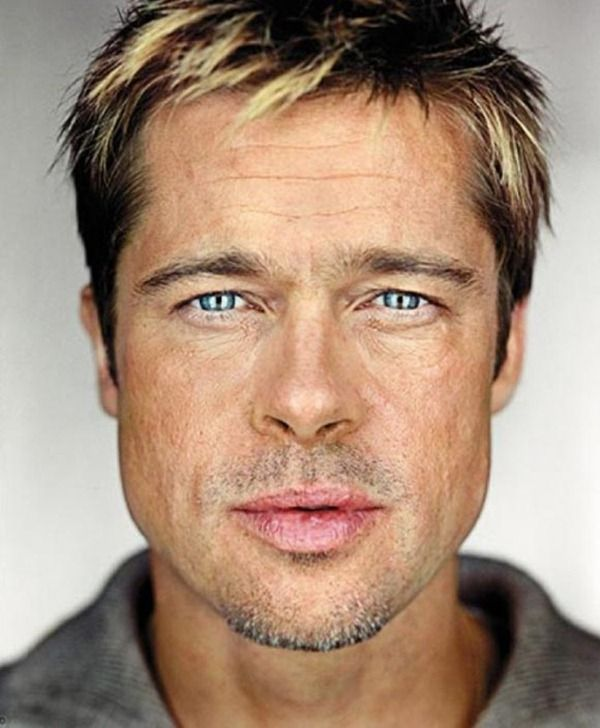
#> input picture data/brad.jpg, 600 x 728 px
$ python -i local_contrast_transfer.py   (imports and definitions only)
#> lines starting #> are read from the running program, lines starting #| are printed output that depends on the picture; after the words box and inside, x2 and y2 are one past the last pixel; in counts of white or black regions, pixels touching at a corner belong together
#> further down, picture is the input picture: shape (728, 600, 3); mean B, G, R 121.6, 141, 167
import numpy
import cv2
from typing import List, Tuple

# [123 lines left out: functions __create_laplacian_stacks, __compute_local_energy, __compute_robust_gain, __transfer_style, __reconstruct_image, __apply_color_transfer, not called in this run]

def __extend_morphed_colors(
    morphed_img: cv2.typing.MatLike
) -> cv2.typing.MatLike:

    lab_morph = cv2.cvtColor(morphed_img, cv2.COLOR_BGR2LAB)
#> lab_morph: shape (728, 600, 3); mean of channels 0, 1, 2 152.2, 135.4, 142.2
    a = lab_morph[:,:,1].astype(float)
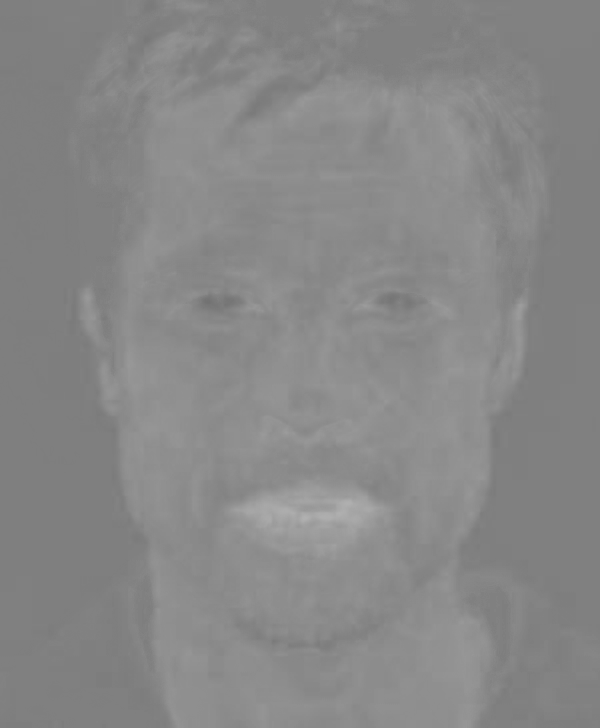
#> a: shape (728, 600) float64; min 114, max 177, mean 135.4
    b = lab_morph[:,:,2].astype(float)

    saturation_dist = numpy.sqrt((a - 128.0)**2 + (b - 128.0)**2)
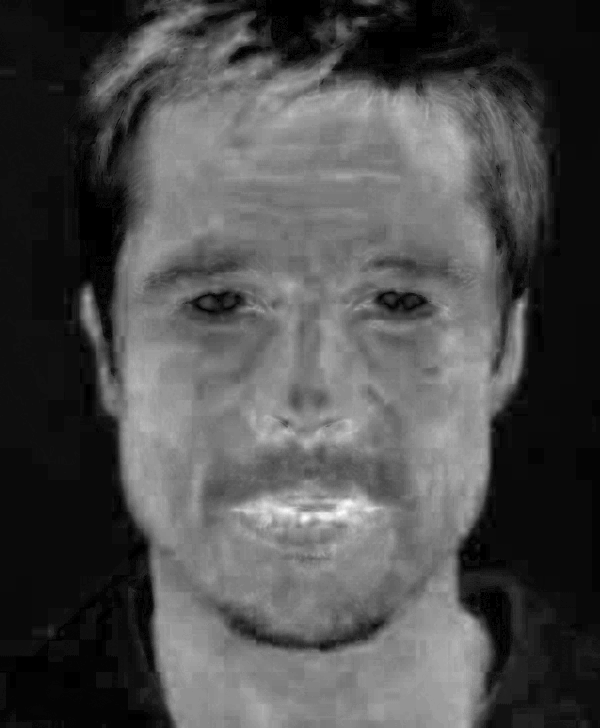
#> saturation_dist: shape (728, 600) float64; min 0, max 54.59, mean 16.6; drawn with min black and max white

    gray_mask = (saturation_dist < 13).astype(numpy.uint8) * 255
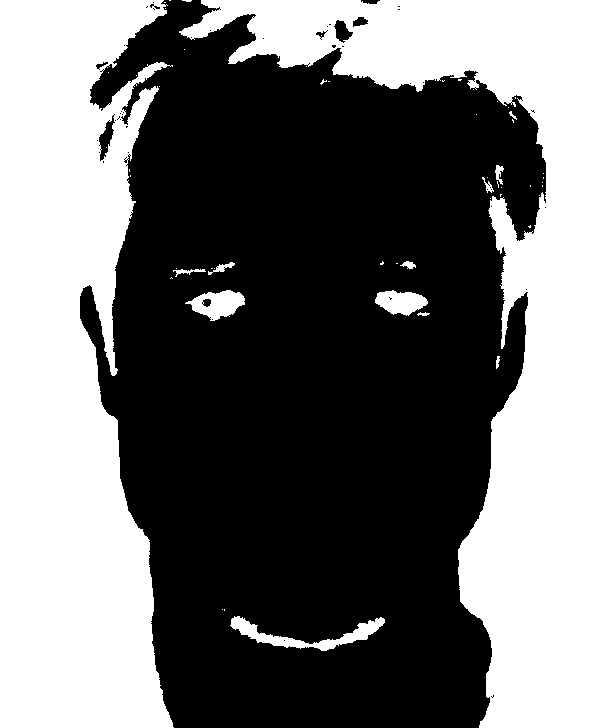
#> gray_mask: shape (728, 600); 43.7% white; 57 white regions (44 under 20 px), largest, box (x1, y1, x2, y2) and area: (0, 0, 174, 728) 94692, (179, 0, 600, 728) 92058, (230, 616, 385, 651) 1579

    gray_mask = cv2.dilate(gray_mask, None, iterations=2)
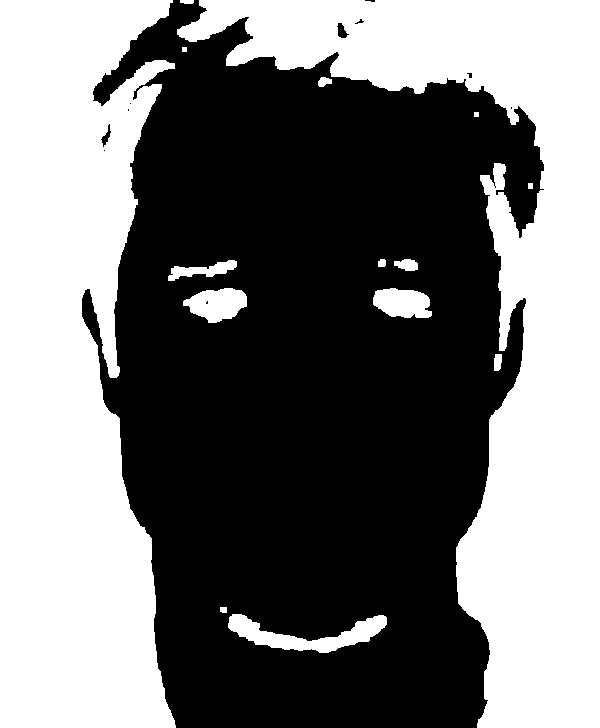
#> gray_mask: shape (728, 600); 46.4% white; 15 white regions, largest, box (x1, y1, x2, y2) and area: (0, 0, 176, 728) 98365, (177, 0, 600, 728) 97352, (228, 614, 387, 653) 2527

    extended_colors = cv2.inpaint(morphed_img, gray_mask, 5, cv2.INPAINT_TELEA)
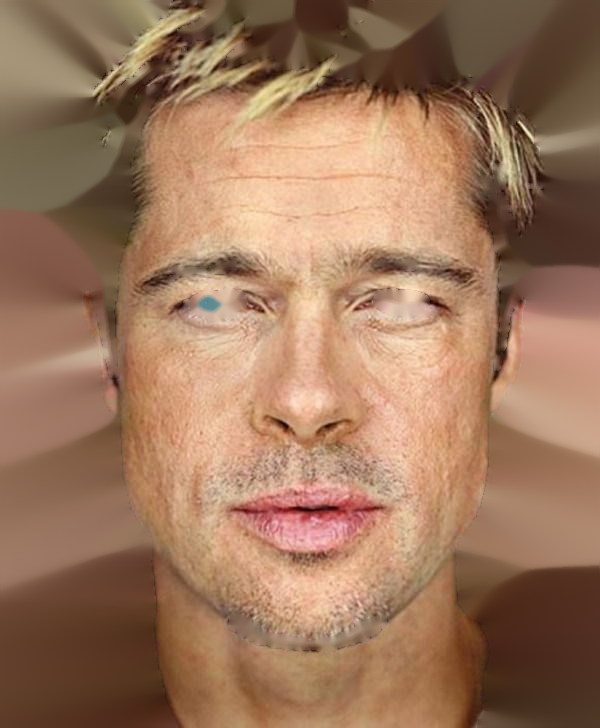
#> extended_colors: shape (728, 600, 3); mean B, G, R 92.4, 119.1, 157.6

    return extended_colors


# [57 lines left out: function apply_local_contrast_and_blend, not called in this run]

>>> import cv2
>>> picture = cv2.imread('data/brad.jpg')
>>> result = __extend_morphed_colors(picture)

$ run again, on data/carol3.JPG
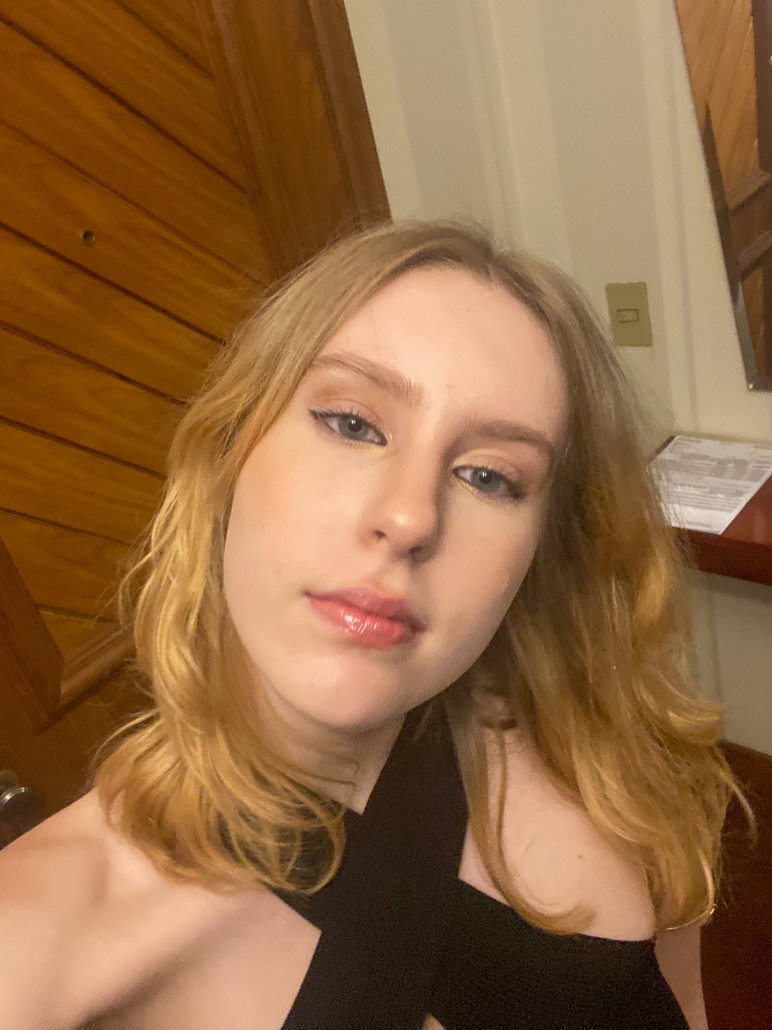
#> input picture data/carol3.JPG, 2316 x 3088 px (shown at 1/3 size)
#> picture is the input picture: shape (3088, 2316, 3); mean B, G, R 66.2, 104.6, 146.2
#> lab_morph: shape (3088, 2316, 3); mean of channels 0, 1, 2 120.1, 140.8, 155.5
#> in __extend_morphed_colors, `gray_mask = (saturation_dist < 13).astype(numpy.uint8) * 255`:
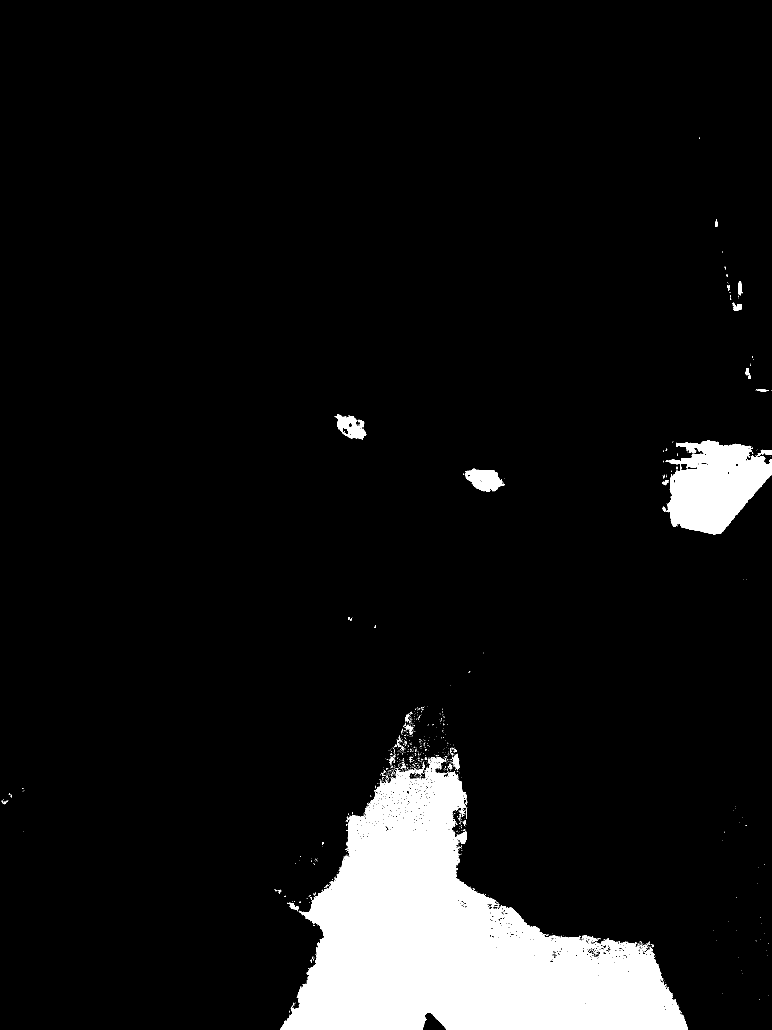
#> gray_mask: shape (3088, 2316) (shown at 1/3 size); 7.5% white; 1220 white regions (1166 under 20 px), largest, box (x1, y1, x2, y2) and area: (842, 2271, 2064, 3088) 464682, (1996, 1320, 2316, 1603) 58461, (1394, 1406, 1513, 1476) 5123
#> in __extend_morphed_colors, `extended_colors = cv2.inpaint(morphed_img, gray_mask, 5, cv2.INPAINT_T..`:
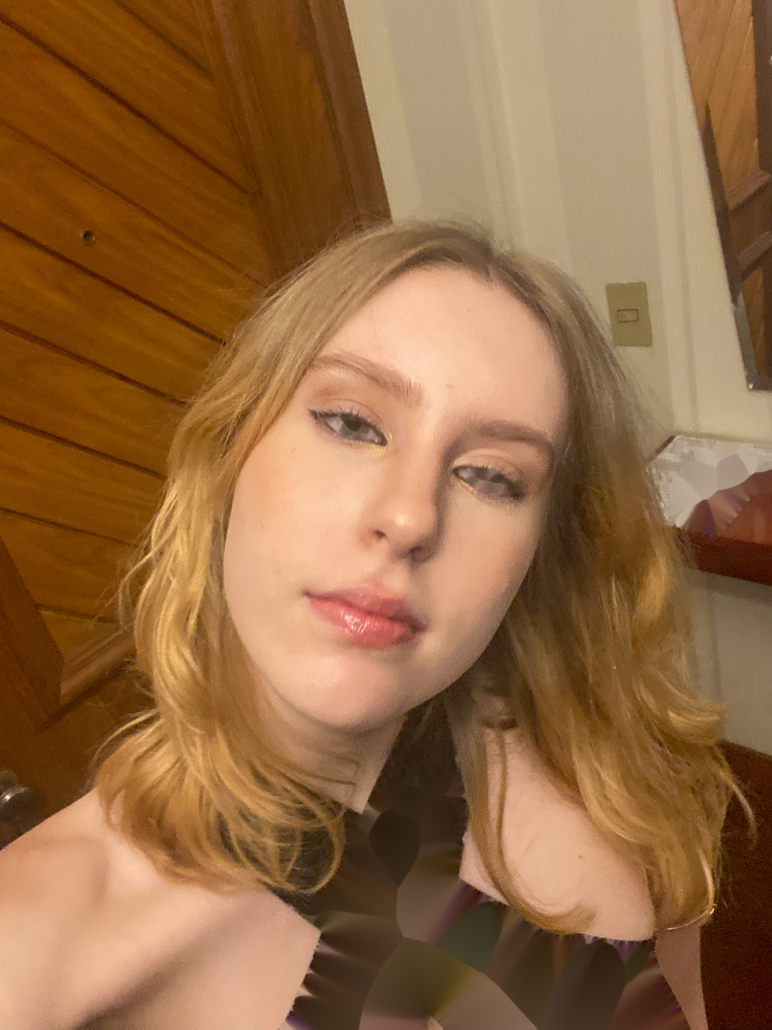
#> extended_colors: shape (3088, 2316, 3) (shown at 1/3 size); mean B, G, R 67.1, 106.2, 148.5

$ run again, on data/example.jpg
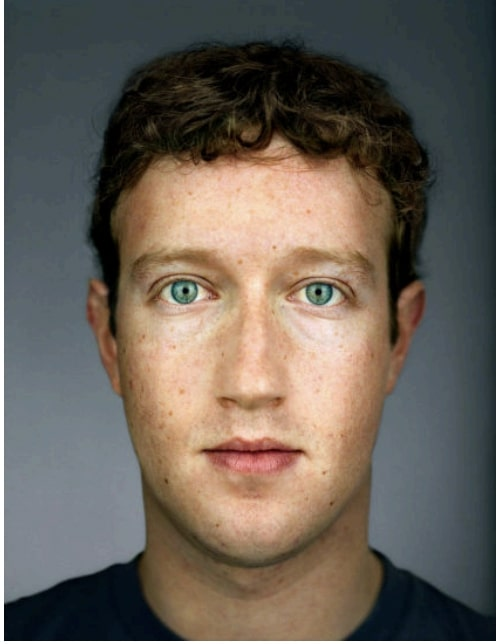
#> input picture data/example.jpg, 498 x 644 px
#> picture is the input picture: shape (644, 498, 3); mean B, G, R 88.7, 98, 106.8
#> lab_morph: shape (644, 498, 3); mean of channels 0, 1, 2 105, 130.3, 134.3
#> in __extend_morphed_colors, `gray_mask = (saturation_dist < 13).astype(numpy.uint8) * 255`:
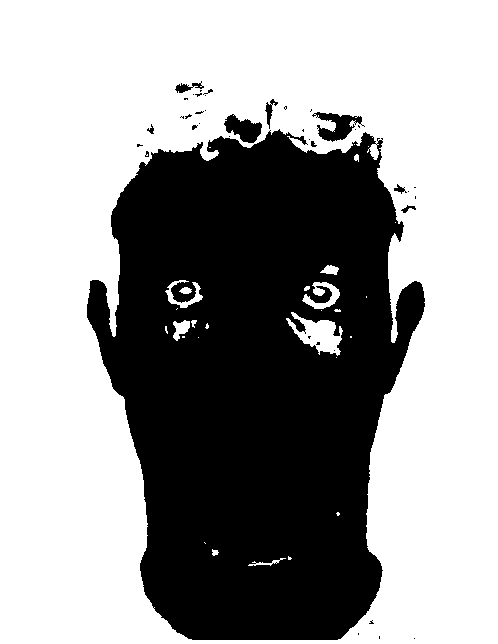
#> gray_mask: shape (644, 498); 60.9% white; 40 black regions (31 under 20 px), largest, box (x1, y1, x2, y2) and area: (87, 129, 425, 640) 123417, (312, 112, 365, 142) 739, (224, 114, 262, 143) 637
#> in __extend_morphed_colors, `extended_colors = cv2.inpaint(morphed_img, gray_mask, 5, cv2.INPAINT_T..`:
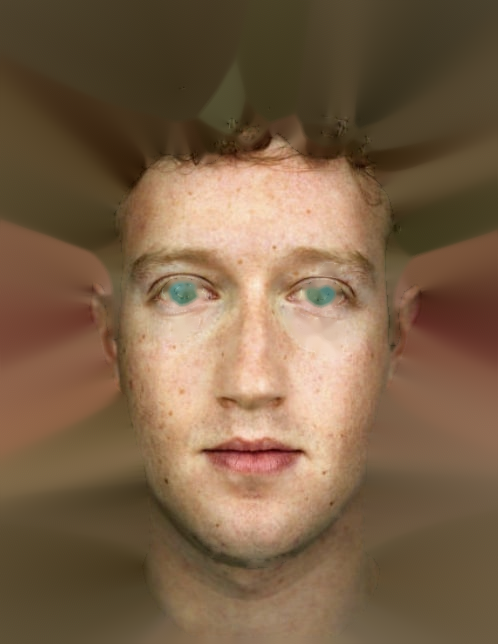
#> extended_colors: shape (644, 498, 3); mean B, G, R 71.3, 97.4, 123.2

$ run again, on data/input.jpg
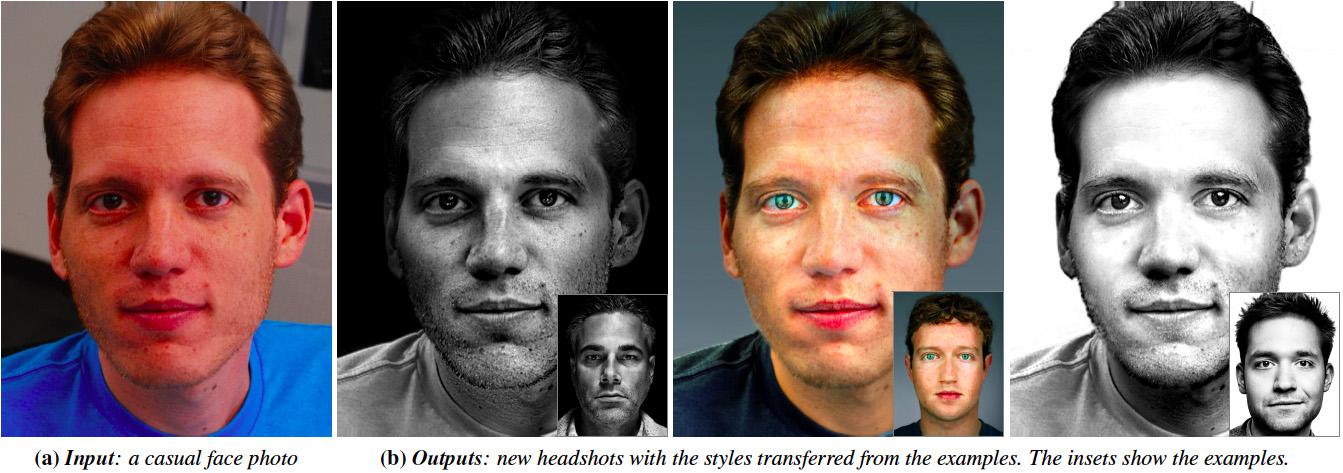
#> input picture data/input.jpg, 1343 x 473 px
#> picture is the input picture: shape (473, 1343, 3); mean B, G, R 109.1, 111.3, 128
#> lab_morph: shape (473, 1343, 3); mean of channels 0, 1, 2 121.2, 135.9, 132.8
#> in __extend_morphed_colors, `gray_mask = (saturation_dist < 13).astype(numpy.uint8) * 255`:
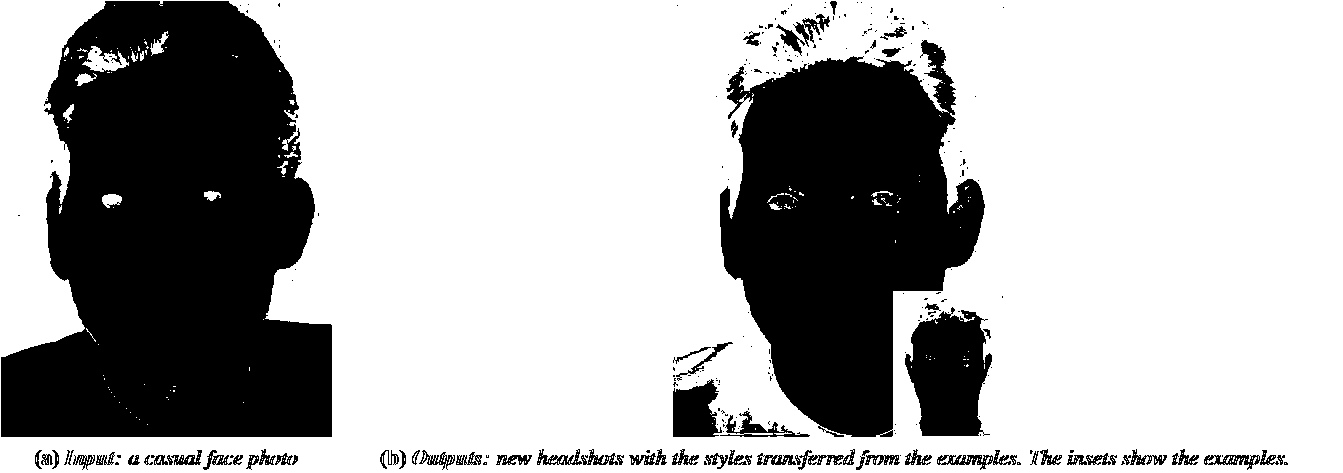
#> gray_mask: shape (473, 1343); 69.6% white; 250 black regions (180 under 20 px), largest, box (x1, y1, x2, y2) and area: (1, 1, 332, 437) 106864, (720, 40, 985, 437) 66446, (905, 307, 992, 436) 8070
#> in __extend_morphed_colors, `extended_colors = cv2.inpaint(morphed_img, gray_mask, 5, cv2.INPAINT_T..`:
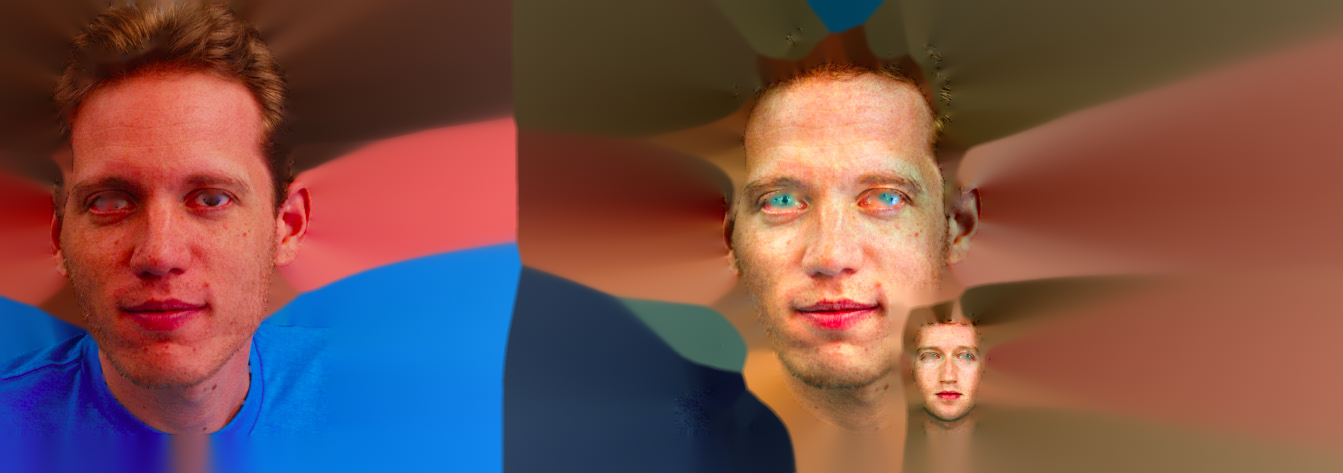
#> extended_colors: shape (473, 1343, 3); mean B, G, R 75.9, 80.5, 119.2
